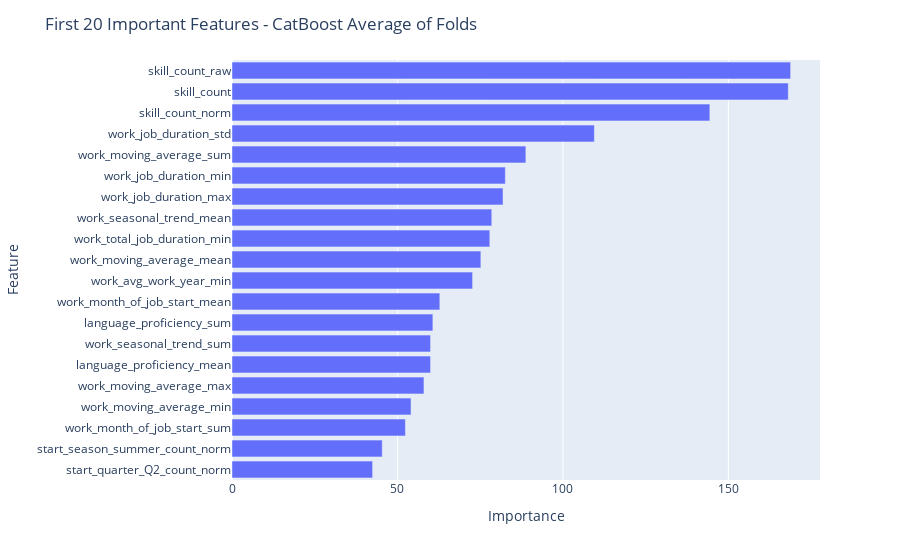

This figure's notebook cell:
### Code cell
from sklearn.model_selection import KFold
from catboost import CatBoostClassifier
import lightgbm as lgb
from sklearn.ensemble import RandomForestClassifier
from sklearn.metrics import f1_score, roc_auc_score, average_precision_score, recall_score, precision_score, accuracy_score
import re



train = pd.read_csv("./train_user_lang_work_revise.csv")
train = train.merge(skills_freq_test, on="user_id", how="left")
train = train.merge(skills_count, on="user_id", how="left")



X_train_user_id = train["user_id"]

y = train["moved_after_2019"]
X = train.drop(columns=["user_id", "moved_after_2019", "work_company_id2_mean","work_company_id2_sum"])
X = X.rename(columns = lambda x:re.sub('[^A-Za-z0-9_]+', '', x))

auc_errs = []
ap_errs = []
prec_errs = []
recall_errs = []
f1_errs = []
acc_scores = []

models = []

kf = KFold(n_splits=10)

for split_train, split_val in list(kf.split(X)):
    
    split_train = X.index[split_train]
    split_val = X.index[split_val]
    
    X_train, y_train = X.loc[split_train], y.loc[split_train]
    X_val, y_val = X.loc[split_val], y.loc[split_val]
    print("Train shape:", X_train.shape, "|", "Val Shape:", X_val.shape)
    print("Positive Count in Val Split:", y_val.sum())

    model = lgb.LGBMClassifier()
    

    model.fit(X_train, y_train, eval_metric = 'accuracy',
                eval_set = [(X_val, y_val), (X_train, y_train)],
                eval_names = ['valid', 'train'],
                early_stopping_rounds = 100, verbose = 200)
    
    preds = model.predict(X_val)
    pred_probas = model.predict_proba(X_val)[:,1]

    print("Positive Count in Predictions:", preds.sum())
    
    acc = accuracy_score(y_val, preds)
    print("Accuracy: ", acc)
    acc_scores.append(acc)
    
    f1_err = f1_score(y_val, preds)
    print("Fold F1: ", f1_err)
    f1_errs.append(f1_err)

    prec_err = precision_score(y_val, preds)
    print("Fold Precision: ", prec_err)
    prec_errs.append(prec_err)

    recall_err = recall_score(y_val, preds)
    print("Fold Recall: ", recall_err)
    recall_errs.append(recall_err)
    
    auc_err = roc_auc_score(y_val, pred_probas)
    print("Fold AUC: ", auc_err)
    auc_errs.append(auc_err)

    ap_err = average_precision_score(y_val, pred_probas)
    print("Fold AP: ", ap_err)
    ap_errs.append(ap_err)
    
    models.append(model)
    
    print("\n", "*"*70, "\n")

import plotly.express as px
importance = [model.feature_importances_ for model in models]

f_importance = pd.concat([pd.Series(X.columns.to_list(),name='Feature'),
                        pd.Series(np.mean(importance,axis=0),name="Importance")],
                        axis=1).sort_values(by='Importance',
                                            ascending=True)

fig = px.bar(f_importance.tail(20),x='Importance',y='Feature')
fig.update_layout(
    title_text="First 20 Important Features - CatBoost Average of Folds"
)
fig.show()

### Figure 1 — Plotly figure (JSON) as saved in the notebook; plotly's stock layout.template omitted (floating-point values rounded to 4 significant figures)
{"data": [{"alignmentgroup": "True", "hovertemplate": "Importance=%{x}<br>Feature=%{y}<extra></extra>", "legendgroup": "", "marker": {"color": "#636efa", "pattern": {"shape": ""}}, "name": "", "offsetgroup": "", "orientation": "h", "showlegend": false, "textposition": "auto", "type": "bar", "x": [42.5, 45.4, 52.4, 54.1, 58, 60, 60, 60.7, 62.8, 72.7, 75.2, 77.9, 78.5, 81.9, 82.6, 88.8, 109.5, 144.4, 168.1, 168.8], "xaxis": "x", "y": ["start_quarter_Q2_count_norm", "start_season_summer_count_norm", "work_month_of_job_start_sum", "work_moving_average_min", "work_moving_average_max", "language_proficiency_mean", "work_seasonal_trend_sum", "language_proficiency_sum", "work_month_of_job_start_mean", "work_avg_work_year_min", "work_moving_average_mean", "work_total_job_duration_min", "work_seasonal_trend_mean", "work_job_duration_max", "work_job_duration_min", "work_moving_average_sum", "work_job_duration_std", "skill_count_norm", "skill_count", "skill_count_raw"], "yaxis": "y"}], "layout": {"barmode": "relative", "legend": {"tracegroupgap": 0}, "margin": {"t": 60}, "title": {"text": "First 20 Important Features - CatBoost Average of Folds"}, "xaxis": {"anchor": "y", "domain": [0, 1], "title": {"text": "Importance"}}, "yaxis": {"anchor": "x", "domain": [0, 1], "title": {"text": "Feature"}}}}
